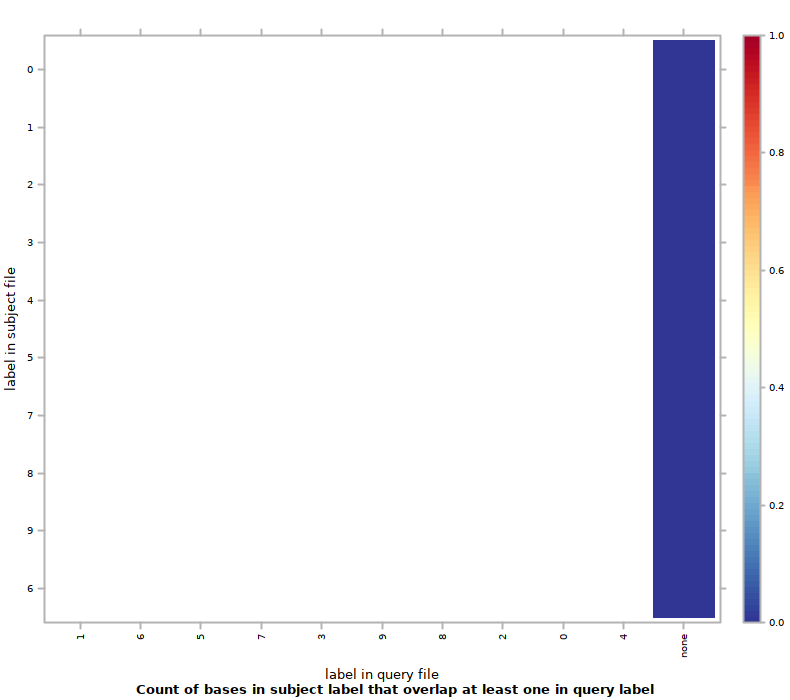

Reproduce this figure in R.
#!/usr/bin/env Rscript
## transcript produced by Segtools 1.1.14

segtools.r.dirname <-
  system2("python",
          c("-c", "'import segtools; print segtools.get_r_dirname()'"),
          stdout = TRUE)

source(file.path(segtools.r.dirname, 'common.R'))
source(file.path(segtools.r.dirname, 'overlap.R'))
save.overlap.performance('./MCseq30bp1bp/overlap-ordered', 'overlap.performance', './MCseq30bp1bp/overlap-ordered/overlap.tab', row.normalize = 'FALSE', mnemonic_file = './MCseq30bp1bp/overlap-direct/mnemonics1_new.txt', clobber = FALSE, col_mnemonic_file = './MCseq30bp1bp/overlap-direct/mnemonics2_new.txt')
save.overlap.heatmap('./MCseq30bp1bp/overlap-ordered', 'overlap', './MCseq30bp1bp/overlap-ordered/overlap.tab', clobber = FALSE, col_mnemonic_file = './MCseq30bp1bp/overlap-direct/mnemonics2_new.txt', cluster = FALSE, max_contrast = FALSE, row.normalize = 'FALSE', mnemonic_file = './MCseq30bp1bp/overlap-direct/mnemonics1_new.txt')
